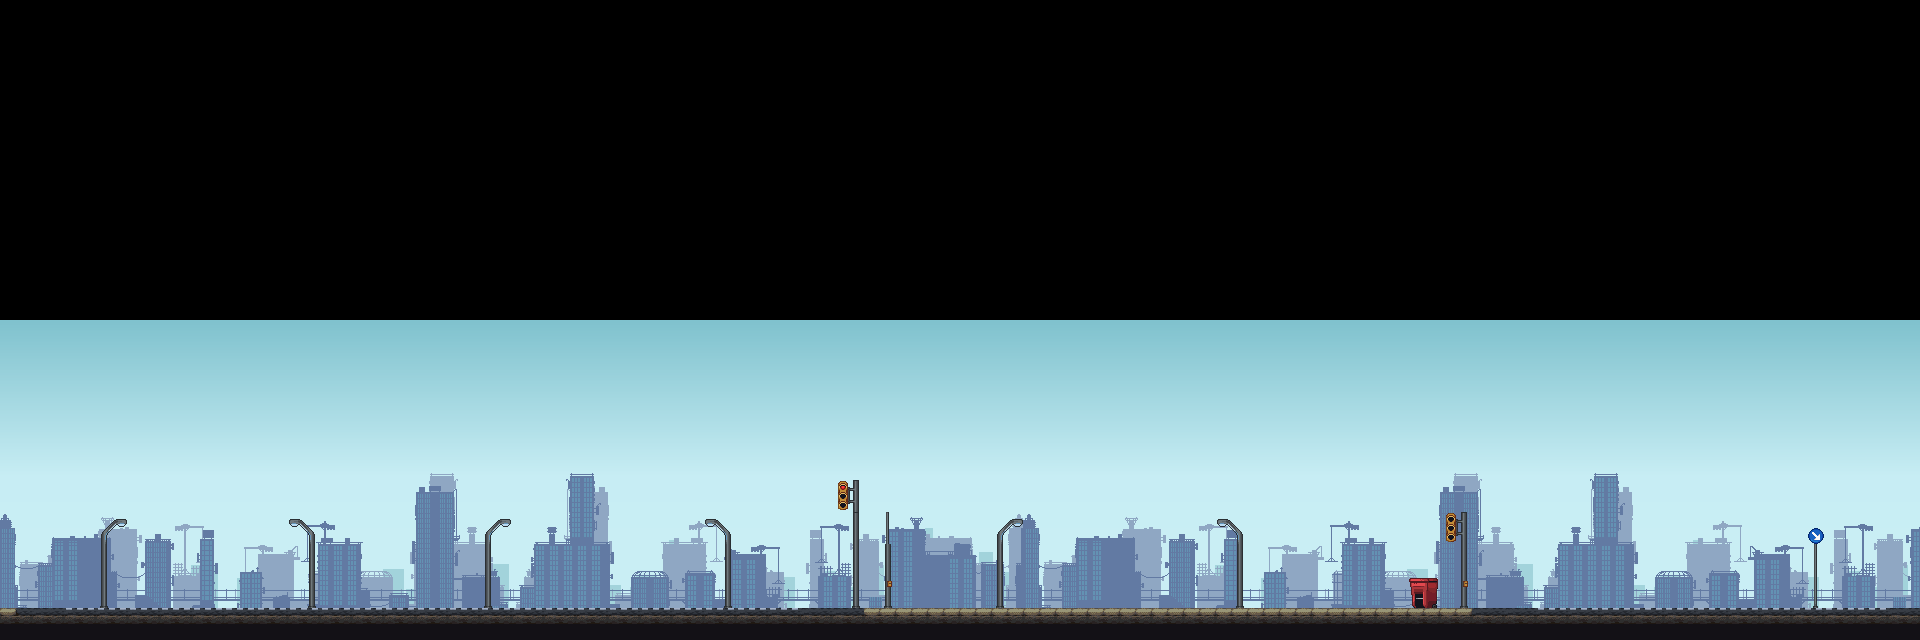

A 2D game scene composited from a Tiled map and its tileset images. What follows is a short description and the map's XML, with every tile layer's data as written:
An orthogonal 60x20 tile map with 32x32 px tiles, 2 tile layers (bg, surf), 3 tilesets and 2 objects.

<map version="1.10" tiledversion="1.11.0" orientation="orthogonal" renderorder="right-down" width="60" height="20" tilewidth="32" tileheight="32" infinite="0" nextlayerid="4" nextobjectid="3">
 <editorsettings>
  <export target="testlevel.json" format="json" />
 </editorsettings>
 <tileset firstgid="1" name="GandalfHardcore city tiles 32x32" tilewidth="32" tileheight="32" tilecount="52" columns="13">
  <image source="GandalfHardcore city tiles 32x32.png" width="416" height="128" />
 </tileset>
 <tileset firstgid="53" name="Decoration 32x32" tilewidth="32" tileheight="32" tilecount="36" columns="9">
  <image source="Decoration 32x32.png" width="288" height="128" />
 </tileset>
 <tileset firstgid="89" name="City background" tilewidth="32" tileheight="32" tilecount="320" columns="32">
  <image source="City background.png" width="1024" height="346" />
 </tileset>
 <layer id="2" name="bg" width="60" height="20">
  <data encoding="csv">
0,0,0,0,0,0,0,0,0,0,0,0,0,0,0,0,0,0,0,0,0,0,0,0,0,0,0,0,0,0,0,0,0,0,0,0,0,0,0,0,0,0,0,0,0,0,0,0,0,0,0,0,0,0,0,0,0,0,0,0,
0,0,0,0,0,0,0,0,0,0,0,0,0,0,0,0,0,0,0,0,0,0,0,0,0,0,0,0,0,0,0,0,0,0,0,0,0,0,0,0,0,0,0,0,0,0,0,0,0,0,0,0,0,0,0,0,0,0,0,0,
0,0,0,0,0,0,0,0,0,0,0,0,0,0,0,0,0,0,0,0,0,0,0,0,0,0,0,0,0,0,0,0,0,0,0,0,0,0,0,0,0,0,0,0,0,0,0,0,0,0,0,0,0,0,0,0,0,0,0,0,
0,0,0,0,0,0,0,0,0,0,0,0,0,0,0,0,0,0,0,0,0,0,0,0,0,0,0,0,0,0,0,0,0,0,0,0,0,0,0,0,0,0,0,0,0,0,0,0,0,0,0,0,0,0,0,0,0,0,0,0,
0,0,0,0,0,0,0,0,0,0,0,0,0,0,0,0,0,0,0,0,0,0,0,0,0,0,0,0,0,0,0,0,0,0,0,0,0,0,0,0,0,0,0,0,0,0,0,0,0,0,0,0,0,0,0,0,0,0,0,0,
0,0,0,0,0,0,0,0,0,0,0,0,0,0,0,0,0,0,0,0,0,0,0,0,0,0,0,0,0,0,0,0,0,0,0,0,0,0,0,0,0,0,0,0,0,0,0,0,0,0,0,0,0,0,0,0,0,0,0,0,
0,0,0,0,0,0,0,0,0,0,0,0,0,0,0,0,0,0,0,0,0,0,0,0,0,0,0,0,0,0,0,0,0,0,0,0,0,0,0,0,0,0,0,0,0,0,0,0,0,0,0,0,0,0,0,0,0,0,0,0,
0,0,0,0,0,0,0,0,0,0,0,0,0,0,0,0,0,0,0,0,0,0,0,0,0,0,0,0,0,0,0,0,0,0,0,0,0,0,0,0,0,0,0,0,0,0,0,0,0,0,0,0,0,0,0,0,0,0,0,0,
0,0,0,0,0,0,0,0,0,0,0,0,0,0,0,0,0,0,0,0,0,0,0,0,0,0,0,0,0,0,0,0,0,0,0,0,0,0,0,0,0,0,0,0,0,0,0,0,0,0,0,0,0,0,0,0,0,0,0,0,
0,0,0,0,0,0,0,0,0,0,0,0,0,0,0,0,0,0,0,0,0,0,0,0,0,0,0,0,0,0,0,0,0,0,0,0,0,0,0,0,0,0,0,0,0,0,0,0,0,0,0,0,0,0,0,0,0,0,0,0,
89,90,91,92,93,94,95,96,97,98,99,100,101,102,103,104,105,106,107,108,109,110,111,112,113,114,115,116,117,118,119,120,89,90,91,92,93,94,95,96,97,98,99,100,101,102,103,104,105,106,107,108,109,110,111,112,113,114,115,116,
121,122,123,124,125,126,127,128,129,130,131,132,133,134,135,136,137,138,139,140,141,142,143,144,145,146,147,148,149,150,151,152,121,122,123,124,125,126,127,128,129,130,131,132,133,134,135,136,137,138,139,140,141,142,143,144,145,146,147,148,
153,154,155,156,157,158,159,160,161,162,163,164,165,166,167,168,169,170,171,172,173,174,175,176,177,178,179,180,181,182,183,184,153,154,155,156,157,158,159,160,161,162,163,164,165,166,167,168,169,170,171,172,173,174,175,176,177,178,179,180,
185,186,187,188,189,190,191,192,193,194,195,196,197,198,199,200,201,202,203,204,205,206,207,208,209,210,211,212,213,214,215,216,185,186,187,188,189,190,191,192,193,194,195,196,197,198,199,200,201,202,203,204,205,206,207,208,209,210,211,212,
217,218,219,220,221,222,223,224,225,226,227,228,229,230,231,232,233,234,235,236,237,238,239,240,241,242,243,244,245,246,247,248,217,218,219,220,221,222,223,224,225,226,227,228,229,230,231,232,233,234,235,236,237,238,239,240,241,242,243,244,
249,250,251,252,253,254,255,256,257,258,259,260,261,262,263,264,265,266,267,268,269,270,271,272,273,274,275,276,277,278,279,280,249,250,251,252,253,254,255,256,257,258,259,260,261,262,263,264,265,266,267,268,269,270,271,272,273,274,275,276,
281,282,283,284,285,286,287,288,289,290,291,292,293,294,295,296,297,298,299,300,301,302,303,304,305,306,307,308,309,310,311,312,281,282,283,284,285,286,287,288,289,290,291,292,293,294,295,296,297,298,299,300,301,302,303,304,305,306,307,308,
313,314,315,316,317,318,319,320,321,322,323,324,325,326,327,328,329,330,331,332,333,334,335,336,337,338,339,340,341,342,343,344,313,314,315,316,317,318,319,320,321,322,323,324,325,326,327,328,329,330,331,332,333,334,335,336,337,338,339,340,
345,346,347,348,349,350,351,352,353,354,355,356,357,358,359,360,361,362,363,364,365,366,367,368,369,370,371,372,373,374,375,376,345,346,347,348,349,350,351,352,353,354,355,356,357,358,359,360,361,362,363,364,365,366,367,368,369,370,371,372,
377,378,379,380,381,382,383,384,385,386,387,388,389,390,391,392,393,394,395,396,397,398,399,400,401,402,403,404,405,406,407,408,377,378,379,380,381,382,383,384,385,386,387,388,389,390,391,392,393,394,395,396,397,398,399,400,401,402,403,404
</data>
 </layer>
 <layer id="1" name="surf" width="60" height="20">
  <data encoding="csv">
0,0,0,0,0,0,0,0,0,0,0,0,0,0,0,0,0,0,0,0,0,0,0,0,0,0,0,0,0,0,0,0,0,0,0,0,0,0,0,0,0,0,0,0,0,0,0,0,0,0,0,0,0,0,0,0,0,0,0,0,
0,0,0,0,0,0,0,0,0,0,0,0,0,0,0,0,0,0,0,0,0,0,0,0,0,0,0,0,0,0,0,0,0,0,0,0,0,0,0,0,0,0,0,0,0,0,0,0,0,0,0,0,0,0,0,0,0,0,0,0,
0,0,0,0,0,0,0,0,0,0,0,0,0,0,0,0,0,0,0,0,0,0,0,0,0,0,0,0,0,0,0,0,0,0,0,0,0,0,0,0,0,0,0,0,0,0,0,0,0,0,0,0,0,0,0,0,0,0,0,0,
0,0,0,0,0,0,0,0,0,0,0,0,0,0,0,0,0,0,0,0,0,0,0,0,0,0,0,0,0,0,0,0,0,0,0,0,0,0,0,0,0,0,0,0,0,0,0,0,0,0,0,0,0,0,0,0,0,0,0,0,
0,0,0,0,0,0,0,0,0,0,0,0,0,0,0,0,0,0,0,0,0,0,0,0,0,0,0,0,0,0,0,0,0,0,0,0,0,0,0,0,0,0,0,0,0,0,0,0,0,0,0,0,0,0,0,0,0,0,0,0,
0,0,0,0,0,0,0,0,0,0,0,0,0,0,0,0,0,0,0,0,0,0,0,0,0,0,0,0,0,0,0,0,0,0,0,0,0,0,0,0,0,0,0,0,0,0,0,0,0,0,0,0,0,0,0,0,0,0,0,0,
0,0,0,0,0,0,0,0,0,0,0,0,0,0,0,0,0,0,0,0,0,0,0,0,0,0,0,0,0,0,0,0,0,0,0,0,0,0,0,0,0,0,0,0,0,0,0,0,0,0,0,0,0,0,0,0,0,0,0,0,
0,0,0,0,0,0,0,0,0,0,0,0,0,0,0,0,0,0,0,0,0,0,0,0,0,0,0,0,0,0,0,0,0,0,0,0,0,0,0,0,0,0,0,0,0,0,0,0,0,0,0,0,0,0,0,0,0,0,0,0,
0,0,0,0,0,0,0,0,0,0,0,0,0,0,0,0,0,0,0,0,0,0,0,0,0,0,0,0,0,0,0,0,0,0,0,0,0,0,0,0,0,0,0,0,0,0,0,0,0,0,0,0,0,0,0,0,0,0,0,0,
0,0,0,0,0,0,0,0,0,0,0,0,0,0,0,0,0,0,0,0,0,0,0,0,0,0,0,0,0,0,0,0,0,0,0,0,0,0,0,0,0,0,0,0,0,0,0,0,0,0,0,0,0,0,0,0,0,0,0,0,
0,0,0,0,0,0,0,0,0,0,0,0,0,0,0,0,0,0,0,0,0,0,0,0,0,0,0,0,0,0,0,0,0,0,0,0,0,0,0,0,0,0,0,0,0,0,0,0,0,0,0,0,0,0,0,0,0,0,0,0,
0,0,0,0,0,0,0,0,0,0,0,0,0,0,0,0,0,0,0,0,0,0,0,0,0,0,0,0,0,0,0,0,0,0,0,0,0,0,0,0,0,0,0,0,0,0,0,0,0,0,0,0,0,0,0,0,0,0,0,0,
0,0,0,0,0,0,0,0,0,0,0,0,0,0,0,0,0,0,0,0,0,0,0,0,0,0,0,0,0,0,0,0,0,0,0,0,0,0,0,0,0,0,0,0,0,0,0,0,0,0,0,0,0,0,0,0,0,0,0,0,
0,0,0,0,0,0,0,0,0,0,0,0,0,0,0,0,0,0,0,0,0,0,0,0,0,0,0,0,0,0,0,0,0,0,0,0,0,0,0,0,0,0,0,0,0,0,0,0,0,0,0,0,0,0,0,0,0,0,0,0,
0,0,0,0,0,0,0,0,0,0,0,0,0,0,0,0,0,0,0,0,0,0,0,0,0,0,0,0,0,0,0,0,0,0,0,0,0,0,0,0,0,0,0,0,0,0,0,0,0,0,0,0,0,0,0,0,0,0,0,0,
0,0,0,0,0,0,0,0,0,0,0,0,0,0,0,0,0,0,0,0,0,0,0,0,0,0,58,0,0,0,0,0,0,0,0,0,0,0,0,0,0,0,0,0,0,0,0,0,0,0,0,0,0,0,0,0,0,0,0,0,
0,0,0,2147483716,0,0,0,0,0,68,0,0,0,0,0,2147483716,0,0,0,0,0,0,68,0,0,0,67,70,0,0,0,2147483716,0,0,0,0,0,0,68,0,0,0,0,0,0,69,0,0,0,0,0,0,0,0,0,0,1073741905,0,0,0,
0,0,0,2147483725,0,0,0,0,0,77,0,0,0,0,0,2147483725,0,0,0,0,0,0,77,0,0,0,76,78,0,0,0,2147483725,0,0,0,0,0,0,77,0,0,0,0,0,0,78,0,0,0,0,0,0,0,0,0,0,79,0,0,0,
0,0,0,2147483734,0,0,0,0,0,86,0,0,0,0,0,2147483734,0,0,0,0,0,0,86,0,0,0,85,87,0,0,0,2147483734,0,0,0,0,0,0,86,0,0,0,0,0,57,87,0,0,0,0,0,0,0,0,0,0,88,0,0,0,
40,41,43,43,43,43,43,43,43,43,43,43,43,43,43,43,43,43,43,43,43,43,43,43,43,41,41,2,2,2,2,2,2,2,2,2,2,2,2,2,2,2,2,2,2,2,41,41,43,43,43,43,43,43,43,43,43,43,43,41
</data>
 </layer>
 <objectgroup id="3" name="collisions">
  <object id="1" x="-4" y="609.333" width="1434.67" height="124" />
  <object id="2" x="1409.33" y="578.667" width="22.6667" height="32" />
 </objectgroup>
</map>
